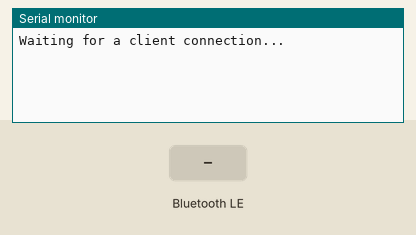
Bench run of a sketch on a simulated ESP32. On the bench: the last lines printed to the serial monitor. Inputs (shaded band) come from the test bench. Nothing arrives over Bluetooth unless stated; a phone connects over Bluetooth LE 3 s after start.

Above: at 1.2 s.
1.3 s: Bluetooth LE write "1" received
At 2.4 s:
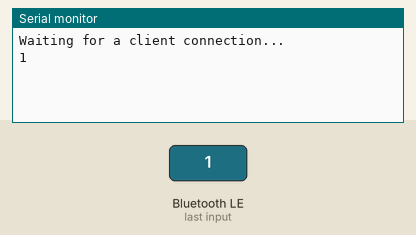
4.3 s: Bluetooth LE write "0" received
At 5.8 s:
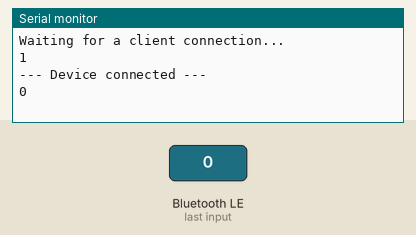

Measured:
- after the input at 1.3 s, the serial monitor: prints a new line after 0.05 s (image 1)
- after the input at 4.3 s, the serial monitor: prints a new line after 0.05 s (image 2)

The sketch:

Datalogger.ino
```cpp
#include <Arduino.h>
#include <BLEDevice.h>
#include <BLEServer.h>
#include <BLEUtils.h>
#include <BLE2902.h>

BLEServer *pServer = NULL;
BLECharacteristic *pTxCharacteristic;
bool deviceConnected = false;
bool oldDeviceConnected = false;

// See the following for generating UUIDs:
// https://www.uuidgenerator.net/

#define SERVICE_UUID           "6E400001-B5A3-F393-E0A9-E50E24DCCA9E"  // UART service UUID
#define CHARACTERISTIC_UUID_RX "6E400002-B5A3-F393-E0A9-E50E24DCCA9E"
#define CHARACTERISTIC_UUID_TX "6E400003-B5A3-F393-E0A9-E50E24DCCA9E"

class MyServerCallbacks : public BLEServerCallbacks {
  void onConnect(BLEServer *pServer) {
    deviceConnected = true;
    Serial.println("\n--- Device connected ---");
  };

  void onDisconnect(BLEServer *pServer) {
    deviceConnected = false;
    Serial.println("\n--- Device disconnected ---");
  }
};

class MyCallbacks : public BLECharacteristicCallbacks {
  void onWrite(BLECharacteristic *pCharacteristic) {
    String rxValue = pCharacteristic->getValue();

    if (rxValue.length() > 0) {
      // 1. BLE to Serial: Print data received from BLE to the Serial Monitor
      for (int i = 0; i < rxValue.length(); i++) {
        Serial.print(rxValue[i]);
      }
    }
  }
};

void setup() {
  Serial.begin(115200);

  // Create the BLE Device
  BLEDevice::init("UART Service");

  // Create the BLE Server
  pServer = BLEDevice::createServer();
  pServer->setCallbacks(new MyServerCallbacks());

  // Create the BLE Service
  BLEService *pService = pServer->createService(SERVICE_UUID);

  // Create a BLE Characteristic for Transmitting (TX)
  pTxCharacteristic = pService->createCharacteristic(CHARACTERISTIC_UUID_TX, BLECharacteristic::PROPERTY_NOTIFY);
  pTxCharacteristic->addDescriptor(new BLE2902());

  // Create a BLE Characteristic for Receiving (RX)
  BLECharacteristic *pRxCharacteristic = pService->createCharacteristic(CHARACTERISTIC_UUID_RX, BLECharacteristic::PROPERTY_WRITE);
  pRxCharacteristic->setCallbacks(new MyCallbacks());

  // Start the service
  pService->start();

  // Start advertising
  pServer->getAdvertising()->start();
  Serial.println("Waiting for a client connection...");
}

void loop() {

  if (deviceConnected) {
    // 2. Serial to BLE: Read data from Serial Monitor and send it over BLE
    if (Serial.available()) {
      String serialData = Serial.readString(); // Read whatever was typed

      // Set the characteristic value and notify the BLE client
      pTxCharacteristic->setValue(serialData.c_str());
      pTxCharacteristic->notify();

      // A tiny delay helps prevent Bluetooth congestion if sending rapidly
      delay(10);
    }
  }

  // Handle disconnecting
  if (!deviceConnected && oldDeviceConnected) {
    delay(500);                   // give the bluetooth stack the chance to get things ready
    pServer->startAdvertising();  // restart advertising
    Serial.println("Started advertising again...");
    oldDeviceConnected = false;
  }

  // Handle connecting
  if (deviceConnected && !oldDeviceConnected) {
    oldDeviceConnected = true;
  }
}
```
